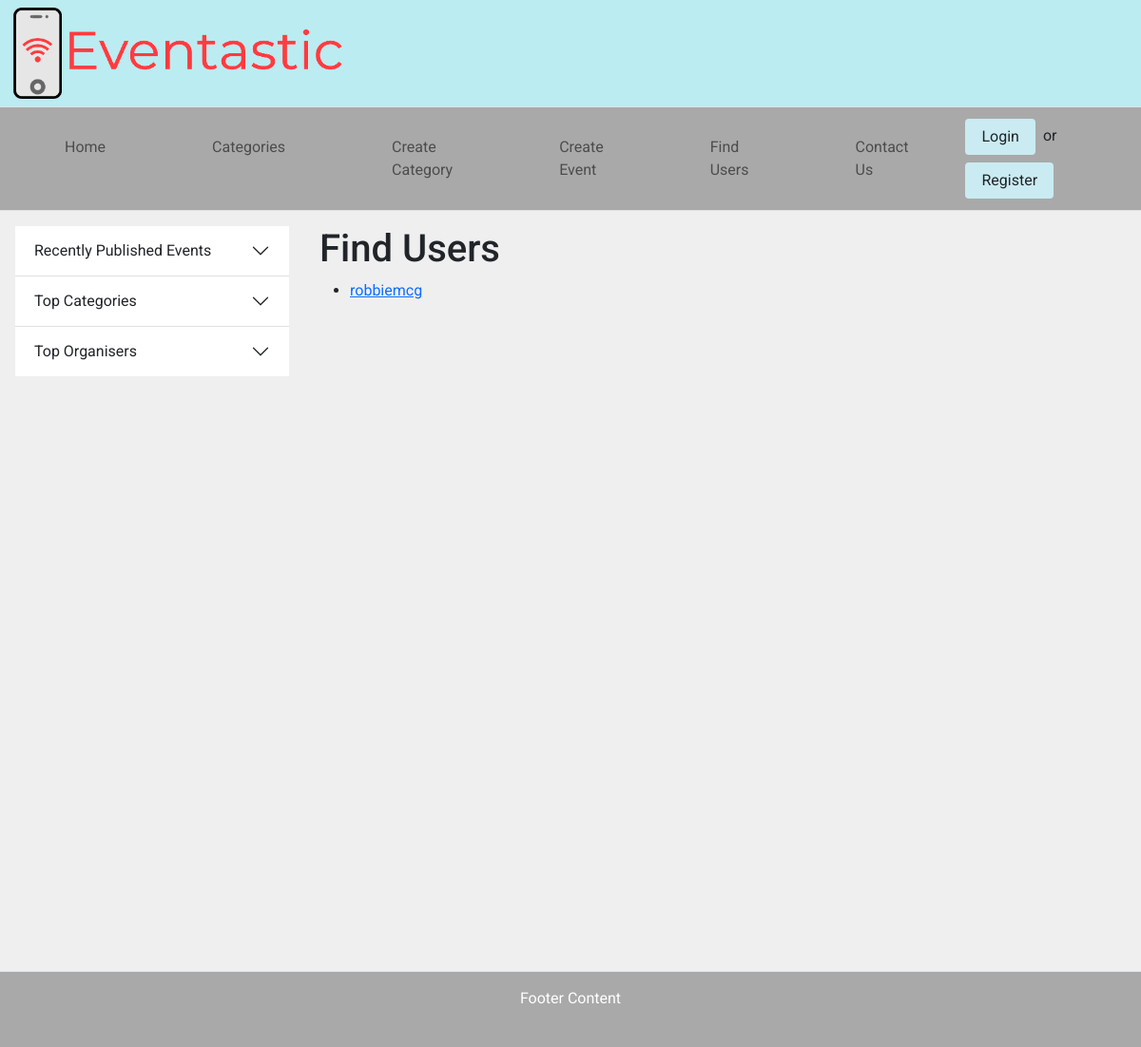
Page /eventastic/find-users/ on the earlier database version.
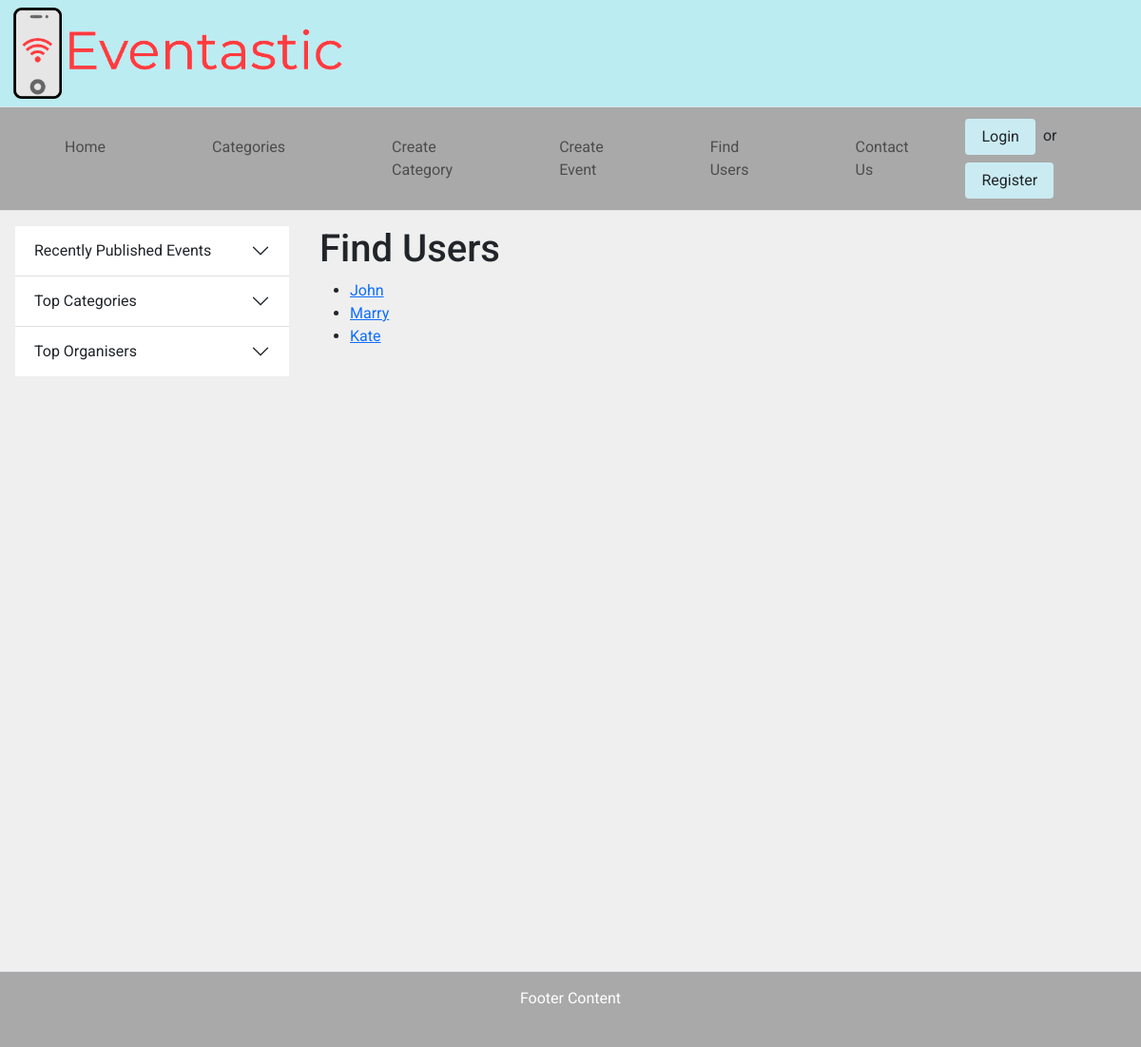
Same page on the later database version.
### eventastic/models.py (models this page shows, shortened)
class UserProfile(models.Model):
    user = models.OneToOneField(User, on_delete=models.CASCADE, primary_key=True)
    DOB = models.DateField()
    profilePicture = models.ImageField(upload_to='profile_images/', blank=True)

### eventastic/views.py (the view)
# urls.py: path('find-users/', views.find_users, name="find_users"),
def find_users(request):
    context_dict = {}
    users = UserProfile.objects.order_by('user')
    context_dict['users'] = users
    return render(request, 'eventastic/find_users.html', context=context_dict)

### templates/eventastic/find_users.html (shortened to what this page needs)
{% extends 'eventastic/base.html' %}
{% load staticfiles %}
{% block body_block %}
    <h1>Find Users</h1>
    {% if users %}
        <ul>
            {% for user in users %}
                <li>
                    <a href="{% url 'eventastic:show_user_events' user.user.id %}">{{ user.user }}</a>
                </li>
            {% endfor %}
        </ul>
    {% else %}
        <p>No Users Exist</p>
    {% endif %}
{% endblock %}

### templates/eventastic/base.html (shortened to what this page needs)
<!DOCTYPE html>
{% load staticfiles %}
{% load eventastic_template_tags %}
<html>
<head>
    <link href="https://cdn.jsdelivr.net/npm/bootstrap@5.0.0-beta2/dist/css/bootstrap.min.css"
          rel="stylesheet"
>
    <link rel="stylesheet" href="{% static 'css/styles.css' %}">
    <link href='https://api.mapbox.com/mapbox-gl-js/v2.1.1/mapbox-gl.css'
          rel='stylesheet'/>
</head>
<body>
<div class="wrapper">
    <header style="background-color: #baecf2">
        <img class="d-inline px-2 py-2" src="{% static 'images/logo.png' %}"
             style="height: 7rem;"/>
    </header>
    <nav class="navbar navbar-expand-lg navbar-light border-top border-bottom"
         style="background-color: #a9a9a9;">
        <div class="container-fluid">
            <div class="collapse navbar-collapse" id="navbarNav">
                <ul class="navbar-nav">
                    <li class="nav-item px-5">
                        <a class="nav-link" href="{% url 'eventastic:index' %}">Home</a>
                    </li>
                    <li class="nav-item px-5">
                        <a class="nav-link"
                           href="{% url 'eventastic:categories' %}">Categories</a>
                    </li>
                    <li class="nav-item px-5">
                        <a class="nav-link"
                           href="{% url 'eventastic:create_category' %}">Create
                            Category</a>
                    </li>
                    <li class="nav-item px-5">
                        <a class="nav-link"
                           href="{% url 'eventastic:create_event' %}">Create
                            Event</a>
                    </li>
                    <li class="nav-item px-5">
                        <a class="nav-link"
                           href="{% url 'eventastic:find_users' %}">Find
                            Users</a>
                    </li>
                    <li class="nav-item px-5">
                        <a class="nav-link"
                           href="{% url 'eventastic:contact_us' %}">Contact
                            Us</a>
                    </li>
                </ul>
            </div>
            {% url 'eventastic:register' as register_url %}
            {% url 'eventastic:login' as login_url %}
            <span>
                      {% if user.is_authenticated %}
                          <button type="button"
                                  onclick="document.location='{% url 'eventastic:logout' %}'"
                                  class="btn button-custom px-3 m-1">Logout</button>
                      {% elif request.path != register_url and request.path != login_url %}
                          <button type="button"
                                  onclick="document.location='{{ login_url }}'"
                                  class="btn button-custom px-3 m-1">Login</button>
                          <span>or</span>
                          <button type="button"
                                  onclick="document.location='{{ register_url }}'"
                                  class="btn button-custom px-3 m-1">Register</button>
                      {% endif %}
        </div>
    </nav>
    <main style="background-color: #efefef; padding-bottom: 5rem; height:100vh">
        <div class="home-container" style="width: 20rem; height:100vh">
            <div class="accordion accordion-flush" id="accordionFlushExample">
                <div class="accordion-item">
                    <h2 class="accordion-header" id="flush-headingOne">
                        <button class="accordion-button collapsed" type="button"
                                data-bs-toggle="collapse"
                                data-bs-target="#flush-collapseOne"
                                aria-expanded="false"
                                aria-controls="flush-collapseOne">
                            Recently Published Events
                        </button>
                    </h2>
                </div>
                <div class="accordion-item">
                    <h2 class="accordion-header" id="flush-headingTwo">
                        <button class="accordion-button collapsed" type="button"
                                data-bs-toggle="collapse"
                                data-bs-target="#flush-collapseTwo"
                                aria-expanded="false"
                                aria-controls="flush-collapseTwo">
                            Top Categories
                        </button>
                    </h2>
                </div>
                <div class="accordion-item">
                    <h2 class="accordion-header" id="flush-headingThree">
                        <button class="accordion-button collapsed" type="button"
                                data-bs-toggle="collapse"
                                data-bs-target="#flush-collapseThree"
                                aria-expanded="false"
                                aria-controls="flush-collapseThree">
                            Top Organisers
                        </button>
                    </h2>
                </div>
            </div>
        </div>
        <div class="home-container" style="height:100vh">
            {% block body_block %}
            {% endblock %}
        </div>
    </main>
</div>
<footer id="footer" class="py-3 border-top" style="background-color: #a9a9a9;">
    Footer Content
</footer>
</body>
</html>

### static/css/styles.css (style rules this page uses)
body { position: relative; min-height: 100vh; font-family: 'Roboto', sans-serif; }
html, body { height: 100%; }
.wrapper { padding-bottom: 10vh; }
.home-container { display: table-cell; margin: 0em; padding: 1rem; height: auto; vertical-align: top; }
#footer { position: fixed; left: 0; bottom: 0; width: 100%; height: 10vh; background-color: red; color: white; text-align: center; }
.button-custom { background-color: #caebf2; }

Differences in the rows shown:
removed UserProfile: user "robbiemcg"
added UserProfile: user "John"
added UserProfile: user "Marry"
added UserProfile: user "Kate"
